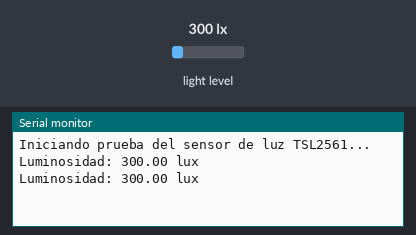
This sketch was run on a simulated ESP32. Parts: the last lines printed to the serial monitor. The inputs (shaded band) are chosen by the test bench; at power-on: light level 300 lx.

Above: at 1.8 s.
1.9 s: light level set to 40 lx
At 2.7 s:
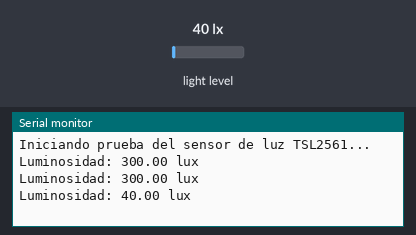
3.4 s: light level set to 500 lx
At 4.9 s:
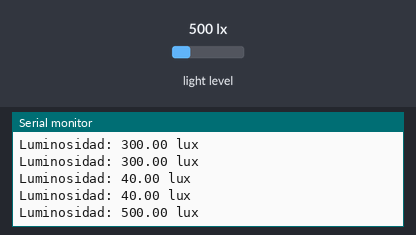
Timing chart, 0 to 6.4 s (numbered marks = the images above; inputs shaded):
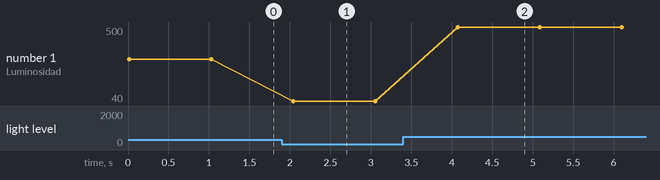

Measured:
- after the input at 1.9 s, the serial monitor: prints a new line after 0.14 s (image 1)
- after the input at 3.4 s, the serial monitor: prints a new line after 0.67 s (image 2)
- plotted number 1: 300 → 40 after the input at 1.9 s, 40 → 500 after the input at 3.4 s

The sketch:

light.ino
```cpp
#include <Wire.h>
#include <Adafruit_TSL2561_U.h>

#define SDA_PIN 21
#define SCL_PIN 22

Adafruit_TSL2561_Unified tsl = Adafruit_TSL2561_Unified(TSL2561_ADDR_FLOAT, 12345);

void setup() {
  Serial.begin(9600);

  Wire.begin(SDA_PIN, SCL_PIN);
  Serial.println("Iniciando prueba del sensor de luz TSL2561...");
  while (!tsl.begin(&Wire)) {
    Serial.print(".");
    delay(1000);
  }

  tsl.enableAutoRange(true);
  tsl.setIntegrationTime(TSL2561_INTEGRATIONTIME_101MS);
}

void loop() {
  sensors_event_t event;
  tsl.getEvent(&event);

  Serial.print("Luminosidad: ");
  Serial.print(event.light);
  Serial.println(" lux");

  delay(1000);
}
```
